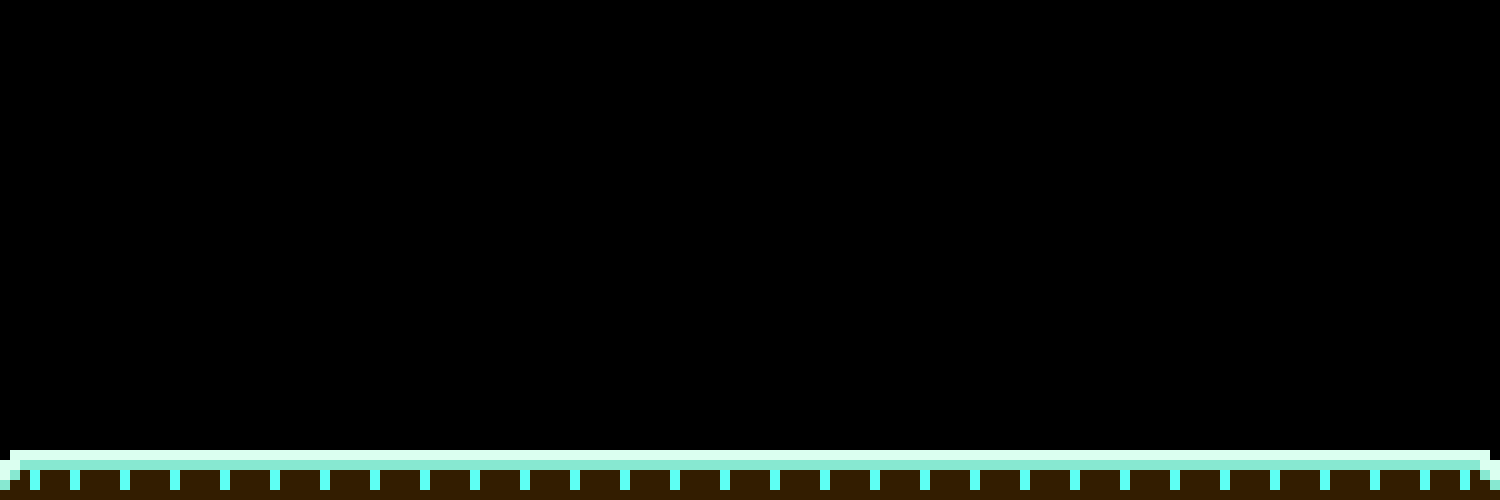

This is a level from a 2D game, rendered from its Tiled map with the project's own tilesets. A one-line summary and the complete map file follow:
An orthogonal 30x10 tile map with 50x50 px tiles, 1 tile layer (layer) and 17 objects.

<map version="1.0" orientation="orthogonal" width="30" height="10" tilewidth="50" tileheight="50">
 <tileset firstgid="1" name="tilemap" tilewidth="50" tileheight="50">
  <image source="../assets/tilemap.png" trans="ff00ff" width="200" height="100" />
 </tileset>
 <layer name="layer" width="30" height="10">
  <data>
   <tile gid="0" />
   <tile gid="0" />
   <tile gid="0" />
   <tile gid="0" />
   <tile gid="0" />
   <tile gid="0" />
   <tile gid="0" />
   <tile gid="0" />
   <tile gid="0" />
   <tile gid="0" />
   <tile gid="0" />
   <tile gid="0" />
   <tile gid="0" />
   <tile gid="0" />
   <tile gid="0" />
   <tile gid="0" />
   <tile gid="0" />
   <tile gid="0" />
   <tile gid="0" />
   <tile gid="0" />
   <tile gid="0" />
   <tile gid="0" />
   <tile gid="0" />
   <tile gid="0" />
   <tile gid="0" />
   <tile gid="0" />
   <tile gid="0" />
   <tile gid="0" />
   <tile gid="0" />
   <tile gid="0" />
   <tile gid="0" />
   <tile gid="0" />
   <tile gid="0" />
   <tile gid="0" />
   <tile gid="0" />
   <tile gid="0" />
   <tile gid="0" />
   <tile gid="0" />
   <tile gid="0" />
   <tile gid="0" />
   <tile gid="0" />
   <tile gid="0" />
   <tile gid="0" />
   <tile gid="0" />
   <tile gid="0" />
   <tile gid="0" />
   <tile gid="0" />
   <tile gid="0" />
   <tile gid="0" />
   <tile gid="0" />
   <tile gid="0" />
   <tile gid="0" />
   <tile gid="0" />
   <tile gid="0" />
   <tile gid="0" />
   <tile gid="0" />
   <tile gid="0" />
   <tile gid="0" />
   <tile gid="0" />
   <tile gid="0" />
   <tile gid="0" />
   <tile gid="0" />
   <tile gid="0" />
   <tile gid="0" />
   <tile gid="0" />
   <tile gid="0" />
   <tile gid="0" />
   <tile gid="0" />
   <tile gid="0" />
   <tile gid="0" />
   <tile gid="0" />
   <tile gid="0" />
   <tile gid="0" />
   <tile gid="0" />
   <tile gid="0" />
   <tile gid="0" />
   <tile gid="0" />
   <tile gid="0" />
   <tile gid="0" />
   <tile gid="0" />
   <tile gid="0" />
   <tile gid="0" />
   <tile gid="0" />
   <tile gid="0" />
   <tile gid="0" />
   <tile gid="0" />
   <tile gid="0" />
   <tile gid="0" />
   <tile gid="0" />
   <tile gid="0" />
   <tile gid="0" />
   <tile gid="0" />
   <tile gid="0" />
   <tile gid="0" />
   <tile gid="0" />
   <tile gid="0" />
   <tile gid="0" />
   <tile gid="0" />
   <tile gid="0" />
   <tile gid="0" />
   <tile gid="0" />
   <tile gid="0" />
   <tile gid="0" />
   <tile gid="0" />
   <tile gid="0" />
   <tile gid="0" />
   <tile gid="0" />
   <tile gid="0" />
   <tile gid="0" />
   <tile gid="0" />
   <tile gid="0" />
   <tile gid="0" />
   <tile gid="0" />
   <tile gid="0" />
   <tile gid="0" />
   <tile gid="0" />
   <tile gid="0" />
   <tile gid="0" />
   <tile gid="0" />
   <tile gid="0" />
   <tile gid="0" />
   <tile gid="0" />
   <tile gid="0" />
   <tile gid="0" />
   <tile gid="0" />
   <tile gid="0" />
   <tile gid="0" />
   <tile gid="0" />
   <tile gid="0" />
   <tile gid="0" />
   <tile gid="0" />
   <tile gid="0" />
   <tile gid="0" />
   <tile gid="0" />
   <tile gid="0" />
   <tile gid="0" />
   <tile gid="0" />
   <tile gid="0" />
   <tile gid="0" />
   <tile gid="0" />
   <tile gid="0" />
   <tile gid="0" />
   <tile gid="0" />
   <tile gid="0" />
   <tile gid="0" />
   <tile gid="0" />
   <tile gid="0" />
   <tile gid="0" />
   <tile gid="0" />
   <tile gid="0" />
   <tile gid="0" />
   <tile gid="0" />
   <tile gid="0" />
   <tile gid="0" />
   <tile gid="0" />
   <tile gid="0" />
   <tile gid="0" />
   <tile gid="0" />
   <tile gid="0" />
   <tile gid="0" />
   <tile gid="0" />
   <tile gid="0" />
   <tile gid="0" />
   <tile gid="0" />
   <tile gid="0" />
   <tile gid="0" />
   <tile gid="0" />
   <tile gid="0" />
   <tile gid="0" />
   <tile gid="0" />
   <tile gid="0" />
   <tile gid="0" />
   <tile gid="0" />
   <tile gid="0" />
   <tile gid="0" />
   <tile gid="0" />
   <tile gid="0" />
   <tile gid="0" />
   <tile gid="0" />
   <tile gid="0" />
   <tile gid="0" />
   <tile gid="0" />
   <tile gid="0" />
   <tile gid="0" />
   <tile gid="0" />
   <tile gid="0" />
   <tile gid="0" />
   <tile gid="0" />
   <tile gid="0" />
   <tile gid="0" />
   <tile gid="0" />
   <tile gid="0" />
   <tile gid="0" />
   <tile gid="0" />
   <tile gid="0" />
   <tile gid="0" />
   <tile gid="0" />
   <tile gid="0" />
   <tile gid="0" />
   <tile gid="0" />
   <tile gid="0" />
   <tile gid="0" />
   <tile gid="0" />
   <tile gid="0" />
   <tile gid="0" />
   <tile gid="0" />
   <tile gid="0" />
   <tile gid="0" />
   <tile gid="0" />
   <tile gid="0" />
   <tile gid="0" />
   <tile gid="0" />
   <tile gid="0" />
   <tile gid="0" />
   <tile gid="0" />
   <tile gid="0" />
   <tile gid="0" />
   <tile gid="0" />
   <tile gid="0" />
   <tile gid="0" />
   <tile gid="0" />
   <tile gid="0" />
   <tile gid="0" />
   <tile gid="0" />
   <tile gid="0" />
   <tile gid="0" />
   <tile gid="0" />
   <tile gid="0" />
   <tile gid="0" />
   <tile gid="0" />
   <tile gid="0" />
   <tile gid="0" />
   <tile gid="0" />
   <tile gid="0" />
   <tile gid="0" />
   <tile gid="0" />
   <tile gid="0" />
   <tile gid="0" />
   <tile gid="0" />
   <tile gid="0" />
   <tile gid="0" />
   <tile gid="0" />
   <tile gid="0" />
   <tile gid="0" />
   <tile gid="0" />
   <tile gid="0" />
   <tile gid="0" />
   <tile gid="0" />
   <tile gid="0" />
   <tile gid="0" />
   <tile gid="0" />
   <tile gid="0" />
   <tile gid="0" />
   <tile gid="0" />
   <tile gid="0" />
   <tile gid="0" />
   <tile gid="0" />
   <tile gid="0" />
   <tile gid="0" />
   <tile gid="0" />
   <tile gid="0" />
   <tile gid="0" />
   <tile gid="0" />
   <tile gid="0" />
   <tile gid="0" />
   <tile gid="0" />
   <tile gid="0" />
   <tile gid="0" />
   <tile gid="0" />
   <tile gid="0" />
   <tile gid="1" />
   <tile gid="2" />
   <tile gid="2" />
   <tile gid="2" />
   <tile gid="2" />
   <tile gid="2" />
   <tile gid="2" />
   <tile gid="2" />
   <tile gid="2" />
   <tile gid="2" />
   <tile gid="2" />
   <tile gid="2" />
   <tile gid="2" />
   <tile gid="2" />
   <tile gid="2" />
   <tile gid="2" />
   <tile gid="2" />
   <tile gid="2" />
   <tile gid="2" />
   <tile gid="2" />
   <tile gid="2" />
   <tile gid="2" />
   <tile gid="2" />
   <tile gid="2" />
   <tile gid="2" />
   <tile gid="2" />
   <tile gid="2" />
   <tile gid="2" />
   <tile gid="2" />
   <tile gid="3" />
  </data>
 </layer>
 <objectgroup name="flag" width="30" height="10">
  <object gid="4" x="1450" y="450" />
  <object gid="5" x="350" y="250" />
  <object gid="6" x="400" y="250" />
  <object gid="6" x="450" y="250" />
  <object gid="6" x="500" y="250" />
  <object gid="1" x="350" y="200" />
  <object gid="2" x="400" y="200" />
  <object gid="2" x="500" y="200" />
  <object gid="2" x="450" y="200" />
  <object gid="3" x="550" y="200" />
  <object gid="7" x="550" y="250" />
  <object gid="5" x="800" y="250" />
  <object gid="5" x="800" y="300" />
  <object gid="1" x="800" y="250" />
  <object gid="2" x="850" y="250" />
  <object gid="3" x="850" y="250" />
  <object gid="7" x="850" y="300" />
 </objectgroup>
</map>
